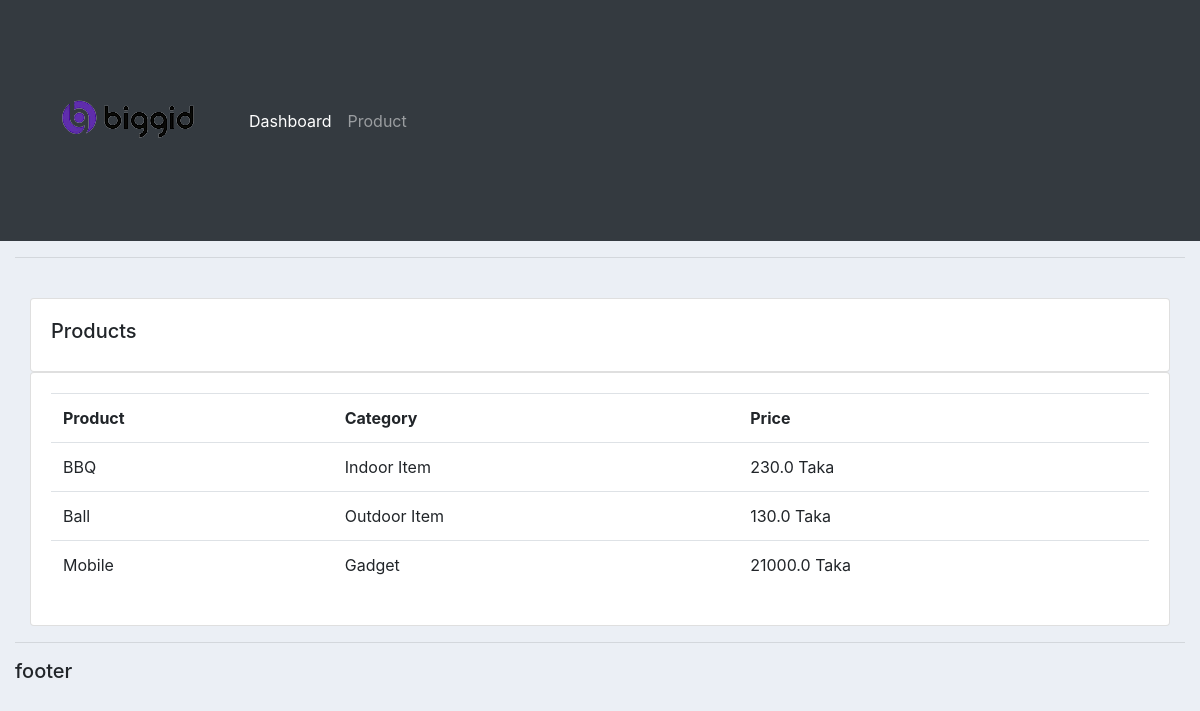
Before: /product/ with the older database file.
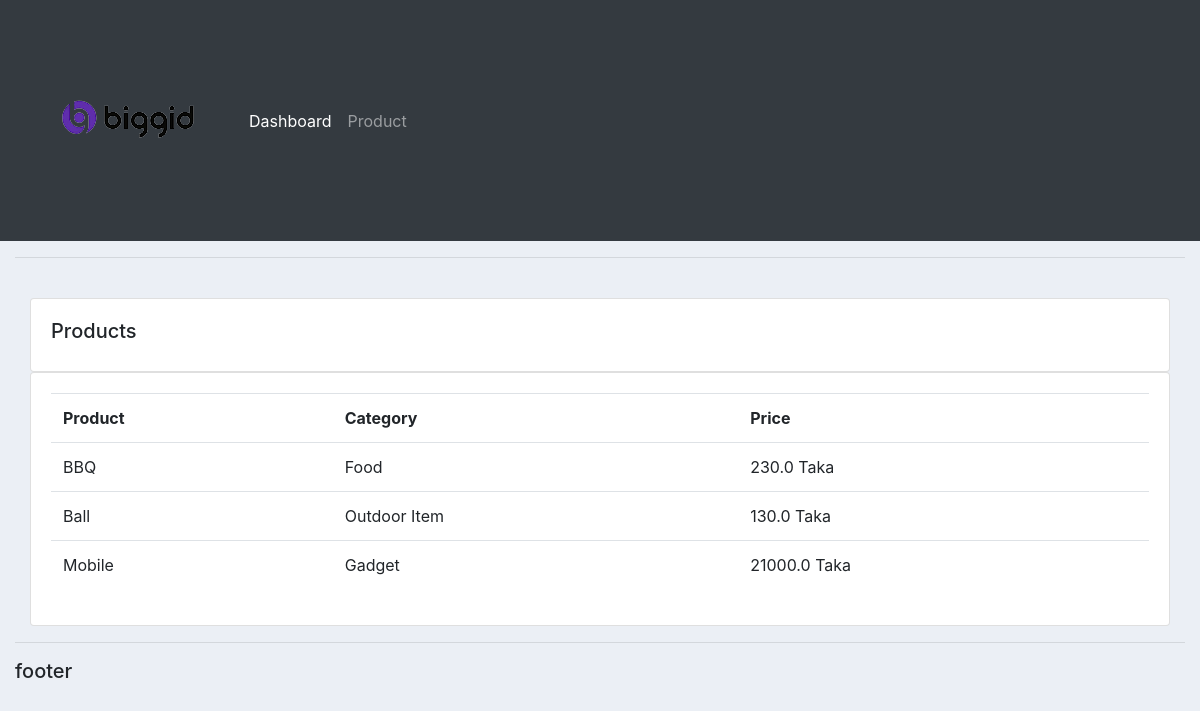
After: the same page with the newer database file.
### accounts/models.py (models this page shows, shortened)
class Product(models.Model):
    CATEGORY = (
        ('Food', 'Food'),
        ('Outdoor Item', 'Outdoor Item'),
        ('Gadget', 'Gadget'),
    )
    name = models.CharField(max_length=200, null=True)
    price = models.FloatField(null=True)
    category = models.CharField(max_length=200, null=True, choices=CATEGORY)
    Description = models.CharField(max_length=200, null=True, blank=True)
    date_created = models.DateTimeField(auto_now_add=True, null=True)
    tags = models.ManyToManyField(Tag)

### accounts/views.py (the view)
# urls.py: path('product/', views.product, name='product'),
def product(request):
    products = Product.objects.all()
    return render(request, 'accounts/product.html', {'products': products})

### accounts/templates/accounts/product.html
{% extends 'accounts/main.html' %} {% block content %}
<div class="container-fluid">
  <br />
  <div class="row">
    <div class="col-md">
      <div class="card card-body">
        <h5>Products</h5>
      </div>
      <div class="card card-body">
        <table class="table">
          <tr>
            <th>Product</th>
            <th>Category</th>
            <th>Price</th>
          </tr>
          {% for i in products %}
          <tr>
            <td>{{i.name}}</td>
            <td>{{i.category}}</td>
            <td>{{i.price}} Taka</td>
          </tr>
          {% endfor %}
        </table>
      </div>
    </div>
  </div>
</div>
{% endblock %}

Changed rows visible on the page:
changed Product "BBQ": category "Indoor Item" → "Food"
